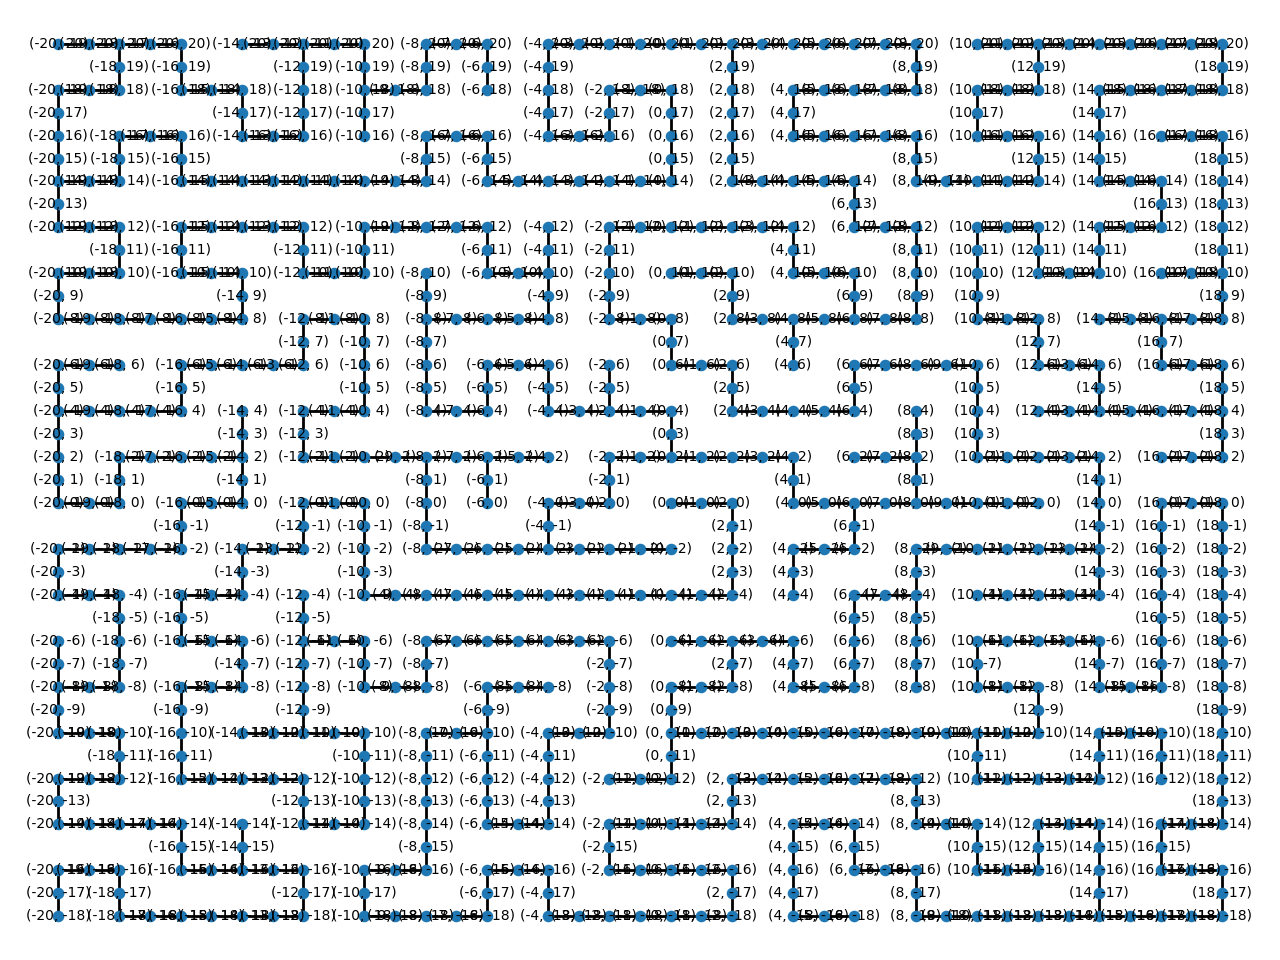

The Python source for this figure:
import networkx as nx
import matplotlib.pyplot as plt
import random
from intcode import int_code
from functools import total_ordering

@total_ordering
class Point:
    def __init__(self, x, y):
        self.x = x
        self.y = y

    def __add__(self, other):
        return Point(self.x + other.x, self.y + other.y)

    def __eq__(self, other):
        return self.x == other.x and self.y == other.y

    def __ne__(self, other):
        return not self == other

    def __lt__(self, other):
        return self.length < other.length

    def __hash__(self):
        return hash(tuple((self.x, self.y)))

    @property
    def length(self):
        return math.sqrt(self.x ** 2 + self.y ** 2)

    def neighbours(self):
        return [self + p for p in robot_directions]

robot_directions = [
    Point(0, 1),   # north
    Point(0, -1),  # south
    Point(-1, 0),  # west
    Point(1, 0),   # east
]

if __name__ == '__main__':
    # Get the input data
    with open('input/day_15.txt') as f:
        file_data = f.read()
    input_list = [int(x) for x in file_data.split(',')]

    global_inputs = [0]
    maze_area = {}
    oxygen = None
    runner = int_code(input_list, 0, global_inputs)
    oxygen_found = False
    paths = []
    print('Looking for oxygen...')
    try:
        curr = Point(0, 0)
        for j in range(1000000):
            print(j)
            facing = random.choice(range(4))
            while maze_area.get(curr + robot_directions[facing], 1) == 0:
                facing = random.choice(range(4))

            global_inputs[0] = facing + 1
            result = next(runner)

            if result == 0:
                maze_area[curr + robot_directions[facing]] = 0

            elif result == 1:
                source_pos = (curr.x, curr.y)
                curr += robot_directions[facing]
                target_pos = (curr.x, curr.y)
                maze_area[curr] = 1
                if (source_pos, target_pos) not in paths:
                    paths.append((source_pos, target_pos))

            elif result == 2:
                source_pos = (curr.x, curr.y)
                curr += robot_directions[facing]
                target_pos = (curr.x, curr.y)
                if (source_pos, target_pos) not in paths:
                    paths.append((source_pos, target_pos))
                oxygen = curr
                maze_area[curr] = 2
                oxygen_found = True

            # Added the below to make Part 1 quicker but gave me a partially mapped maze
            # if oxygen_found:
            #    break

    except StopIteration:
        pass

    assert 2 in maze_area.values()  # Check we've found it

    # Use networkx to find shortest path
    graph = nx.Graph()

    # Add nodes
    oxygen_node_id = None
    start_node_id = None
    for i, coords in enumerate(maze_area.items()):
        if coords[1] in [1, 2]:
            graph.add_node(i, pos=(coords[0].x, coords[0].y))
        if (coords[0].x, coords[0].y) == (oxygen.x, oxygen.y):
            oxygen_node_id = i
        if (coords[0].x, coords[0].y) == (0, 0):
            start_node_id = i

    pos = nx.get_node_attributes(graph, 'pos')

    # Add edges/paths
    for source, target in paths:
        for key, value in pos.items():
            if value == source:
                source_id = key
            if value == target:
                target_id = key
        graph.add_edge(source_id, target_id)

    # Section for printing to help debug...
    labels = {k: str(v) for k, v in pos.items()}
    nx.draw(graph, pos, node_size=10, font_size=7)
    nx.draw_networkx_labels(graph, pos, labels, font_size=5)
    plt.show()

    shortest_path = nx.shortest_path(graph, start_node_id, oxygen_node_id)
    print('Optimal movement to oxygen:', len(shortest_path) - 1)

    # Part 2:
    minutes = 0
    done = {(oxygen.x, oxygen.y)}
    oxygen_tracker = [(oxygen.x, oxygen.y)]
    while oxygen_tracker:
        void = []
        for coords in oxygen_tracker:
            for adjescent in [x[0] for x in paths if x[1] == coords]:
                if adjescent in done:
                    continue
                done.add(adjescent)
                void.append(adjescent)
        oxygen_tracker = void
        minutes += 1
    print('Minutes to fill with oxygen:', str(minutes - 1))
    
